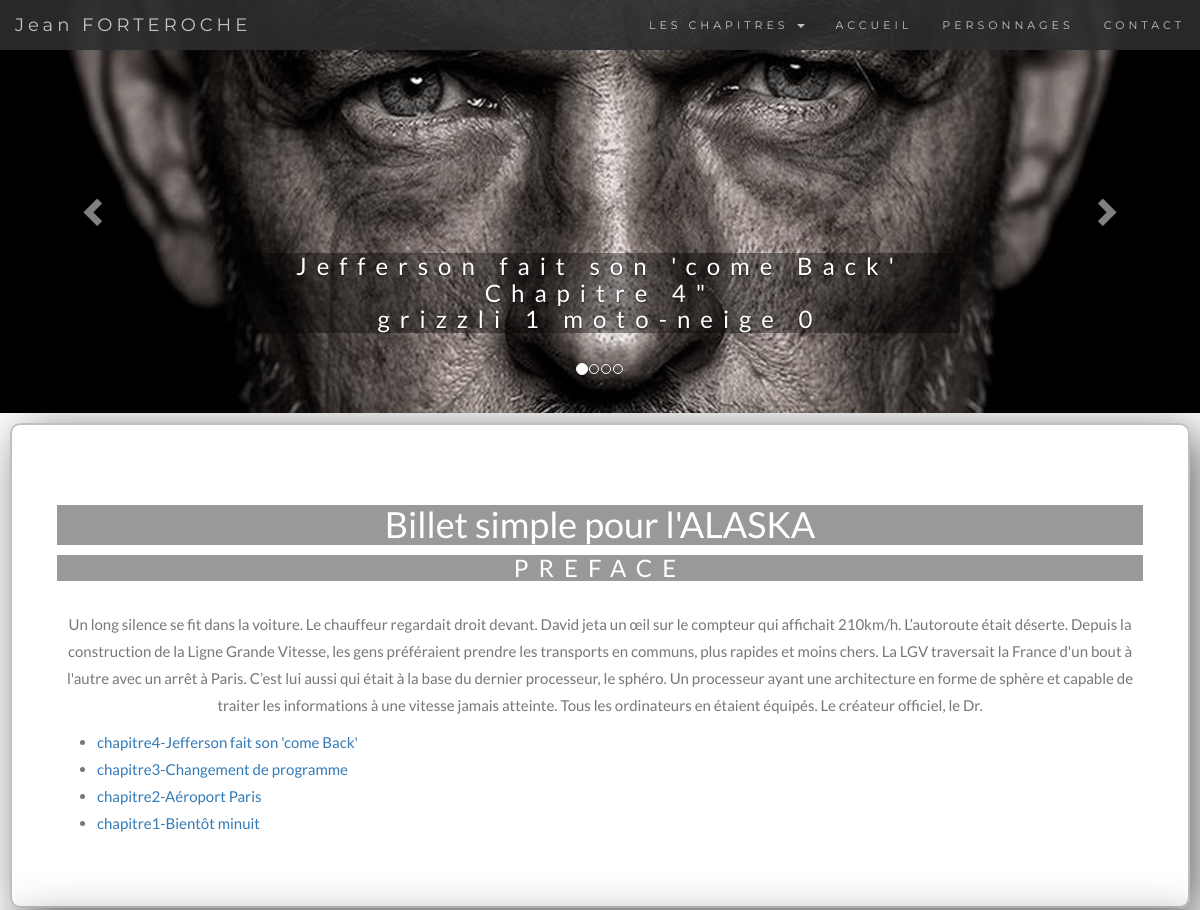
Before: / (upper part) with the older database file.
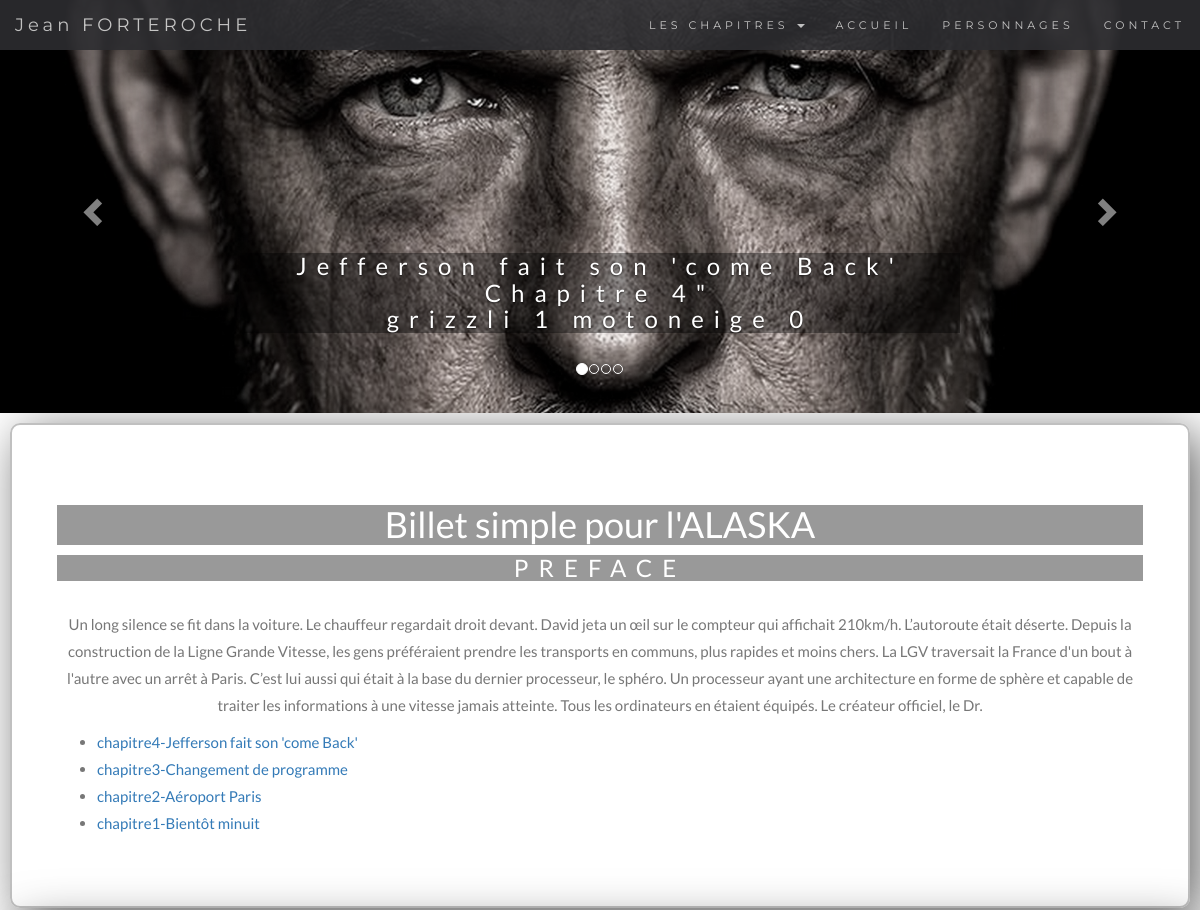
After: the same page with the newer database file.
### tables this page shows
CREATE TABLE `posts` (
  `ART_ID` int(11) NOT NULL,
  `ART_CHAPTER` int(11) NOT NULL,
  `ART_TITLE` varchar(255) NOT NULL,
  `ART_SUBTITLE` varchar(255) NOT NULL,
  `ART_CONTENT` longtext NOT NULL,
  `DATE` datetime NOT NULL,
  `ART_DESACTIVE` tinyint(1) NOT NULL DEFAULT '0',
  `ART_DESCRIPTION` varchar(255) NOT NULL,
  `ART_KEYWORDS` varchar(255) NOT NULL,
  `ART_IMAGE` varchar(255) DEFAULT NULL
);

### controler/frontend/frontend.php (called while the page is built, shortened)
<?php
require_once('model/frontend/PostManager.php');
function listPostsResume() {
    $postManager = new OpenClassrooms\DWJP4\frontend\Model\PostManager();
    $posts = $postManager->getPostsResume();
    require('view/frontend/listPostsView.php');
}

### model/frontend/PostManager.php (called while the page is built, shortened)
<?php
class PostManager extends Manager {
    public function getPostsResume() {
        $db = $this->dbConnect();
        $req = $db->query('SELECT ART_ID, ART_CHAPTER,ART_TITLE,ART_SUBTITLE,SUBSTRING(ART_CONTENT,1,300) AS ART_CONTENT_RESUME, DATE_FORMAT(DATE, \'%d/%m/%Y à %Hh%imin%ss\') AS DATE_fr,ART_DESCRIPTION,ART_KEYWORDS,ART_IMAGE FROM posts WHERE ART_DESACTIVE = 0 ORDER BY ART_CHAPTER DESC ');
        return $req;
    }
}

### view/frontend/listPostsView.php (the view, shortened to what this page needs)
<?php
$auteur = "Jean FORTEROCHE";
$bookPreface = "<p>Un long silence se fit dans la voiture. Le chauffeur regardait droit devant. David jeta un &oelig;il sur le compteur qui affichait 210km/h. L&rsquo;autoroute &eacute;tait d&eacute;serte. Depuis la construction de la Ligne Grande Vitesse, les gens pr&eacute;f&eacute;raient prendre les transports en communs, plus rapides et moins chers. La LGV traversait la France d'un bout &agrave; l'autre avec un arr&ecirc;t &agrave; Paris. C&rsquo;est lui aussi qui &eacute;tait &agrave; la base du dernier processeur, le sph&eacute;ro. Un processeur ayant une architecture en forme de sph&egrave;re et capable de traiter les informations &agrave; une vitesse jamais atteinte. Tous les ordinateurs en &eacute;taient &eacute;quip&eacute;s. Le cr&eacute;ateur officiel, le Dr.</p>";
$bookTitre = "Billet simple pour l'ALASKA";
?>
<div class="  text-center ">
    <h1>  <?= $bookTitre ?>  </h1>
</div>
<div class="  text-center ">
    <h3>PREFACE</h3>
    <?= $bookPreface ?>
</div>
<div class="" >
    <ul>
        <?php
        $iteration = 0;
        $listeCarousel = '<div id="myCarousel" class="carousel slide" data-ride="carousel"><ol class="carousel-indicators">';
        $carousel = '<div class="carousel-inner" role="listbox">';
        while ($data = $posts->fetch()) {
            $titre = iconv('UTF-8', 'ASCII//TRANSLIT//IGNORE', $data['ART_TITLE']);
            $titre = strtr($titre, "'@ÀÁÂÃÄÅÇÈÉÊËÌÍÎÏÒÓÔÕÖÙÚÛÜÝàáâãäåçèéêëìíîïðòóôõöùúûüýÿ", "-aAAAAAACEEEEIIIIOOOOOUUUUYaaaaaaceeeeiiiioooooouuuuyy");
            $titre = strtr($titre, " ", "_");
            ?>
            <li><a href="chapitre-<?= htmlspecialchars($data['ART_CHAPTER']) ?>-<?= $titre ?>-<?= htmlspecialchars($data['ART_ID']) ?>.html">chapitre<?= htmlspecialchars($data['ART_CHAPTER']) ?>-<?= htmlspecialchars($data['ART_TITLE']) ?></a>
            </li>
    <?php
    $listeCarousel .= '<li data-target="#myCarousel" data-slide-to="';
    $listeCarousel .= $iteration;
    $listeCarousel .= '" class="';
    if ($iteration == 0) {
        $listeCarousel .= 'active">';
    } else {
        $listeCarousel .= '">';
    }
    $listeCarousel .= '</li>';
    $carousel .= '<div class="item ';
    if ($iteration == 0) {
        $carousel .= 'active ">';
    } else {
        $carousel .= '">';
    }
    $carousel .= '<img class="imgCarousel" src="uploads/' . htmlspecialchars($data['ART_IMAGE']) . '" alt="illustration chapitre" >';
    $carousel .= '<div class="carousel-caption">';
    $carousel .= '<a class="lienSlider" href="chapitre-' . htmlspecialchars($data['ART_CHAPTER']) . '-' . htmlspecialchars($titre) . '-' . htmlspecialchars($data['ART_ID']) . '.html" ><h3>' . $data['ART_TITLE'] . " Chapitre " . $data['ART_CHAPTER'] . '"';
    $carousel .= '<br />' . htmlspecialchars($data['ART_SUBTITLE']) . '</h3></a>';
    $carousel .= '</div></div>';
    $iteration = $iteration + 1;
}
$listeCarousel .= '</ol>';
$carousel .= '</div>';
?>
    </ul>
</div>
<?php $content = ob_get_clean(); ?>
<?= $listeCarousel ?>
<?= $carousel ?>
<a class="left carousel-control" href="#myCarousel" role="button" data-slide="prev">
    <span class="glyphicon glyphicon-chevron-left" aria-hidden="true"></span>
</a>
<a class="right carousel-control" href="#myCarousel" role="button" data-slide="next">
    <span class="glyphicon glyphicon-chevron-right" aria-hidden="true"></span>
</a>
</div>
<?php $slider = ob_get_clean(); ?>
<?php require('view/frontend/template.php'); ?>

### index.php (shortened to what this page needs)
<?php
require_once 'controler/frontend/frontend.php';
if (isset($_GET['action'])AND ( $_GET['action'] == 'post')AND ( isset($_GET['id']))) {
    post();
} elseif (isset($_GET['action'])AND ( $_GET['action'] == 'addComment') AND ( isset($_GET['id']))) {
    if (empty($_POST['author']) || empty($_POST['comment'])) {
        post();
    } else {
        ajoutComment();
    }
} elseif (isset($_GET['action'])AND ( $_GET['action'] == 'enableSignal')AND ( isset($_GET['id']))) {
    activeSignal();
} else {
    listPostsResume();
}

### view/frontend/template.php (shortened to what this page needs)
<!DOCTYPE html>
<html>
    <?php require_once 'view/frontend/template/head.php'; ?>
    <body>
        <?php require_once 'view/frontend/template/navbar.php'; ?>
        <?php require_once 'view/frontend/template/slider.php'; ?>
        <?php require_once 'view/frontend/template/sectionArticle.php'; ?>
    </body>
</html>

### view/frontend/template/head.php (shortened to what this page needs)
<head>
    <link rel="stylesheet"  href="https://maxcdn.bootstrapcdn.com/font-awesome/4.7.0/css/font-awesome.min.css" type="text/css" />
    <link rel="stylesheet" href="https://maxcdn.bootstrapcdn.com/bootstrap/3.3.7/css/bootstrap.min.css">
    <link rel="stylesheet" type="text/css" href="public/css/style.css">
    <link rel="stylesheet" href="https://cdnjs.cloudflare.com/ajax/libs/animate.css/3.5.2/animate.min.css">
</head>

### view/frontend/template/navbar.php (shortened to what this page needs)
<nav class="navbar navbar-default navbar-fixed-top">
    <div class="container-fluid">
        <div class="navbar-header">
            <a class="navbar-brand" href="index.php">
                <?= $auteur ?>
            </a>
        </div>
        <div class="collapse navbar-collapse" id="myNavbar">
            <ul class="nav navbar-nav navbar-right">
                <li class="dropdown">
                    <a class="dropdown-toggle  animate slideInUp" data-toggle="dropdown" href="#">LES CHAPITRES
                        <span class="caret"></span></a>
                    </li>
                <?php
                echo '<li><a href="index.php">ACCUEIL</a></li>';
                echo '<li><a href="#band">PERSONNAGES</a></li>';
                echo '<li><a href="#contact">CONTACT</a></li>';
                ?>
            </ul>
        </div>
    </div>
</nav>

### view/frontend/template/slider.php
<?= $slider ?>

### view/frontend/template/sectionArticle.php
<div id="article" class="resume  text-justify ">
    <div class="row animated pulse">
        <?= $content ?>
    </div>
</div>

### public/css/style.css (style rules this page uses)
body { font: 400 15px/1.8 Lato, sans-serif; color: #777; }
a { text-decoration:none !important ; }
.imgCarousel { width:auto; }
h2, h1 { background-color : rgba(0,0,0,0.40); color:white; }
h3 { margin: 10px 0 30px 0; letter-spacing: 10px; font-size: 24px; color: #fff; background-color : rgba(0,0,0,0.40); }
.carousel-inner img { -webkit-filter: grayscale(80%); filter: grayscale(80%); width: 100%; margin: auto; }
.carousel-caption h3 { color: #fff !important; }
.navbar { font-family: Montserrat, sans-serif; margin-bottom: 0; background-color: #2d2d30; border: 0; font-size: 11px !important; letter-spacing: 4px; opacity: 0.9; }
.navbar li a, .navbar .navbar-brand { color: #d5d5d5 !important; }
.resume { margin: 10px; padding: 5%; border: 2px solid #c0c0c0; border-radius: 10px; -moz-box-shadow: 10px 10px 5px #656565; -webkit-box-shadow: 10px 10px 5px #656565; -o-box-shadow: 10px 10px 5px #656565; box-shadow: 10px 10px 50px #656565; }

Changed rows visible on the page:
changed posts "Jefferson fait son 'come Back'": ART_SUBTITLE "grizzli 1 moto-neige 0" → "grizzli 1 motoneige 0"
